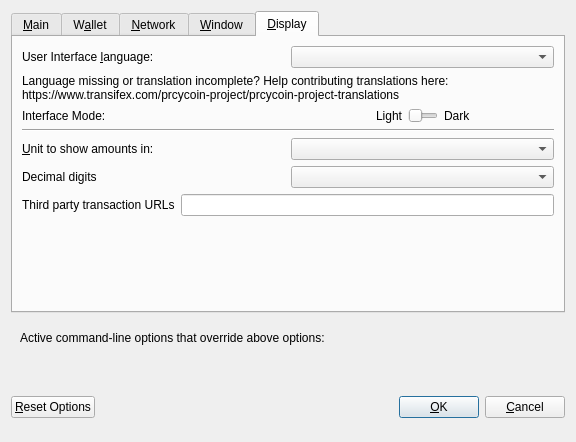
<?xml version="1.0" encoding="UTF-8"?>
<ui version="4.0">
 <class>OptionsDialog</class>
 <widget class="QDialog" name="OptionsDialog">
  <property name="geometry">
   <rect>
    <x>0</x>
    <y>0</y>
    <width>576</width>
    <height>442</height>
   </rect>
  </property>
  <property name="windowTitle">
   <string>Options</string>
  </property>
  <property name="modal">
   <bool>true</bool>
  </property>
  <layout class="QVBoxLayout" name="verticalLayout">
   <item>
    <widget class="QTabWidget" name="tabWidget">
     <property name="currentIndex">
      <number>4</number>
     </property>
     <widget class="QWidget" name="tabMain">
      <attribute name="title">
       <string>&amp;Main</string>
      </attribute>
      <layout class="QVBoxLayout" name="verticalLayout_Main">
       <item>
        <widget class="QCheckBox" name="bitcoinAtStartup">
         <property name="toolTip">
          <string>Automatically start PRCY after logging in to the system.</string>
         </property>
         <property name="text">
          <string>&amp;Start PRCY on system login</string>
         </property>
        </widget>
       </item>
       <item>
        <layout class="QHBoxLayout" name="horizontalLayout_2_Main">
         <item>
          <widget class="QLabel" name="databaseCacheLabel">
           <property name="text">
            <string>Size of &amp;database cache</string>
           </property>
           <property name="textFormat">
            <enum>Qt::PlainText</enum>
           </property>
           <property name="buddy">
            <cstring>databaseCache</cstring>
           </property>
          </widget>
         </item>
         <item>
          <widget class="QSpinBox" name="databaseCache"/>
         </item>
         <item>
          <widget class="QLabel" name="databaseCacheUnitLabel">
           <property name="text">
            <string>MB</string>
           </property>
           <property name="textFormat">
            <enum>Qt::PlainText</enum>
           </property>
          </widget>
         </item>
         <item>
          <spacer name="horizontalSpacer_2_Main">
           <property name="orientation">
            <enum>Qt::Horizontal</enum>
           </property>
           <property name="sizeHint" stdset="0">
            <size>
             <width>40</width>
             <height>20</height>
            </size>
           </property>
          </spacer>
         </item>
        </layout>
       </item>
       <item>
        <layout class="QHBoxLayout" name="horizontalLayout_3_Main">
         <item>
          <widget class="QLabel" name="threadsScriptVerifLabel">
           <property name="text">
            <string>Number of script &amp;verification threads</string>
           </property>
           <property name="textFormat">
            <enum>Qt::PlainText</enum>
           </property>
           <property name="buddy">
            <cstring>threadsScriptVerif</cstring>
           </property>
          </widget>
         </item>
         <item>
          <widget class="QSpinBox" name="threadsScriptVerif">
           <property name="toolTip">
            <string>(0 = auto, &lt;0 = leave that many cores free)</string>
           </property>
          </widget>
         </item>
         <item>
          <spacer name="horizontalSpacer_3_Main">
           <property name="orientation">
            <enum>Qt::Horizontal</enum>
           </property>
           <property name="sizeHint" stdset="0">
            <size>
             <width>40</width>
             <height>20</height>
            </size>
           </property>
          </spacer>
         </item>
        </layout>
       </item>
       <item>
        <spacer name="verticalSpacer_2">
         <property name="orientation">
          <enum>Qt::Vertical</enum>
         </property>
         <property name="sizeHint" stdset="0">
          <size>
           <width>20</width>
           <height>40</height>
          </size>
         </property>
        </spacer>
       </item>
      </layout>
     </widget>
     <widget class="QWidget" name="tabWallet">
      <attribute name="title">
       <string>W&amp;allet</string>
      </attribute>
      <layout class="QVBoxLayout" name="verticalLayout_Wallet">
       <item>
        <widget class="QGroupBox" name="groupBox">
         <property name="title">
          <string>Expert</string>
         </property>
         <layout class="QVBoxLayout" name="verticalLayout_2">
          <item>
           <widget class="QCheckBox" name="coinControlFeatures">
            <property name="toolTip">
             <string>Whether to show coin control features or not.</string>
            </property>
            <property name="text">
             <string>Enable coin &amp;control features</string>
            </property>
           </widget>
          </item>
          <item>
           <widget class="QCheckBox" name="showMasternodesTab">
            <property name="toolTip">
             <string>Show additional tab listing all your masternodes in first sub-tab&lt;br/&gt;and all masternodes on the network in second sub-tab.</string>
            </property>
            <property name="text">
             <string>Show Masternodes Tab</string>
            </property>
           </widget>
          </item>
          <item>
           <widget class="QCheckBox" name="spendZeroConfChange">
            <property name="toolTip">
             <string>If you disable the spending of unconfirmed change, the change from a transaction&lt;br/&gt;cannot be used until that transaction has at least one confirmation.&lt;br/&gt;This also affects how your balance is computed.</string>
            </property>
            <property name="text">
             <string>&amp;Spend unconfirmed change</string>
            </property>
           </widget>
          </item>
         </layout>
        </widget>
       </item>
       <item>
        <spacer name="verticalSpacer_Wallet">
         <property name="orientation">
          <enum>Qt::Vertical</enum>
         </property>
         <property name="sizeHint" stdset="0">
          <size>
           <width>20</width>
           <height>40</height>
          </size>
         </property>
        </spacer>
       </item>
      </layout>
     </widget>
     <widget class="QWidget" name="tabNetwork">
      <attribute name="title">
       <string>&amp;Network</string>
      </attribute>
      <layout class="QVBoxLayout" name="verticalLayout_Network">
       <item>
        <widget class="QCheckBox" name="mapPortUpnp">
         <property name="toolTip">
          <string>Automatically open the PRCY client port on the router. This only works when your router supports UPnP and it is enabled.</string>
         </property>
         <property name="text">
          <string>Map port using &amp;UPnP</string>
         </property>
        </widget>
       </item>
       <item>
        <widget class="QCheckBox" name="allowIncoming">
         <property name="toolTip">
          <string>Accept connections from outside</string>
         </property>
         <property name="text">
          <string>Allow incoming connections</string>
         </property>
        </widget>
       </item>
       <item>
        <widget class="QCheckBox" name="connectSocks">
         <property name="toolTip">
          <string>Connect to the PRCY network through a SOCKS5 proxy.</string>
         </property>
         <property name="text">
          <string>&amp;Connect through SOCKS5 proxy (default proxy):</string>
         </property>
        </widget>
       </item>
       <item>
        <layout class="QHBoxLayout" name="horizontalLayout_1_Network">
         <item>
          <widget class="QLabel" name="proxyIpLabel">
           <property name="text">
            <string>Proxy &amp;IP:</string>
           </property>
           <property name="textFormat">
            <enum>Qt::PlainText</enum>
           </property>
           <property name="buddy">
            <cstring>proxyIp</cstring>
           </property>
          </widget>
         </item>
         <item>
          <widget class="QValidatedLineEdit" name="proxyIp">
           <property name="minimumSize">
            <size>
             <width>140</width>
             <height>0</height>
            </size>
           </property>
           <property name="maximumSize">
            <size>
             <width>140</width>
             <height>16777215</height>
            </size>
           </property>
           <property name="toolTip">
            <string>IP address of the proxy (e.g. IPv4: 127.0.0.1 / IPv6: ::1)</string>
           </property>
          </widget>
         </item>
         <item>
          <widget class="QLabel" name="proxyPortLabel">
           <property name="text">
            <string>&amp;Port:</string>
           </property>
           <property name="textFormat">
            <enum>Qt::PlainText</enum>
           </property>
           <property name="buddy">
            <cstring>proxyPort</cstring>
           </property>
          </widget>
         </item>
         <item>
          <widget class="QLineEdit" name="proxyPort">
           <property name="minimumSize">
            <size>
             <width>55</width>
             <height>0</height>
            </size>
           </property>
           <property name="maximumSize">
            <size>
             <width>55</width>
             <height>16777215</height>
            </size>
           </property>
           <property name="toolTip">
            <string>Port of the proxy (e.g. 9050)</string>
           </property>
          </widget>
         </item>
         <item>
          <spacer name="horizontalSpacer_1_Network">
           <property name="orientation">
            <enum>Qt::Horizontal</enum>
           </property>
           <property name="sizeHint" stdset="0">
            <size>
             <width>40</width>
             <height>20</height>
            </size>
           </property>
          </spacer>
         </item>
        </layout>
       </item>
       <item>
        <spacer name="verticalSpacer_Network">
         <property name="orientation">
          <enum>Qt::Vertical</enum>
         </property>
         <property name="sizeHint" stdset="0">
          <size>
           <width>20</width>
           <height>40</height>
          </size>
         </property>
        </spacer>
       </item>
      </layout>
     </widget>
     <widget class="QWidget" name="tabWindow">
      <attribute name="title">
       <string>&amp;Window</string>
      </attribute>
      <layout class="QVBoxLayout" name="verticalLayout_Window">
       <item>
        <widget class="QCheckBox" name="minimizeToTray">
         <property name="toolTip">
          <string>Show only a tray icon after minimizing the window.</string>
         </property>
         <property name="text">
          <string>&amp;Minimize to the tray instead of the taskbar</string>
         </property>
        </widget>
       </item>
       <item>
        <widget class="QCheckBox" name="minimizeOnClose">
         <property name="toolTip">
          <string>Minimize instead of exit the application when the window is closed. When this option is enabled, the application will be closed only after selecting Quit in the menu.</string>
         </property>
         <property name="text">
          <string>M&amp;inimize on close</string>
         </property>
        </widget>
       </item>
       <item>
        <spacer name="verticalSpacer_Window">
         <property name="orientation">
          <enum>Qt::Vertical</enum>
         </property>
         <property name="sizeHint" stdset="0">
          <size>
           <width>20</width>
           <height>40</height>
          </size>
         </property>
        </spacer>
       </item>
      </layout>
     </widget>
     <widget class="QWidget" name="tabDisplay">
      <attribute name="title">
       <string>&amp;Display</string>
      </attribute>
      <layout class="QVBoxLayout" name="verticalLayout_Display">
       <item>
        <layout class="QHBoxLayout" name="horizontalLayout_1_Display">
         <item>
          <widget class="QLabel" name="langLabel">
           <property name="text">
            <string>User Interface &amp;language:</string>
           </property>
           <property name="textFormat">
            <enum>Qt::PlainText</enum>
           </property>
           <property name="buddy">
            <cstring>lang</cstring>
           </property>
          </widget>
         </item>
         <item>
          <widget class="QValueComboBox" name="lang">
           <property name="toolTip">
            <string>The user interface language can be set here. This setting will take effect after restarting PRCYcoin.</string>
           </property>
          </widget>
         </item>
        </layout>
       </item>
       <item>
        <widget class="QLabel" name="label_3">
         <property name="toolTip">
          <string notr="true"/>
         </property>
         <property name="statusTip">
          <string notr="true"/>
         </property>
         <property name="whatsThis">
          <string notr="true"/>
         </property>
         <property name="accessibleName">
          <string notr="true"/>
         </property>
         <property name="text">
          <string>Language missing or translation incomplete? Help contributing translations here:
https://www.transifex.com/prcycoin-project/prcycoin-project-translations</string>
         </property>
         <property name="wordWrap">
          <bool>true</bool>
         </property>
         <property name="openExternalLinks">
          <bool>true</bool>
         </property>
         <property name="textInteractionFlags">
          <set>Qt::TextBrowserInteraction</set>
         </property>
        </widget>
       </item>
       <item>
        <layout class="QHBoxLayout" name="horizontalLayout_4_Display" stretch="0,0">
         <item>
          <widget class="QLabel" name="themeLabel">
           <property name="text">
            <string>Interface Mode:</string>
           </property>
          </widget>
         </item>
         <item>
          <layout class="QHBoxLayout" name="horizontalLayout_2_InterfaceMode">
           <item>
            <widget class="QLabel" name="lightLabel">
             <property name="minimumSize">
              <size>
               <width>0</width>
               <height>0</height>
              </size>
             </property>
             <property name="maximumSize">
              <size>
               <width>16777215</width>
               <height>16777215</height>
              </size>
             </property>
             <property name="text">
              <string>Light</string>
             </property>
             <property name="alignment">
              <set>Qt::AlignRight|Qt::AlignTrailing|Qt::AlignVCenter</set>
             </property>
             <property name="margin">
              <number>5</number>
             </property>
            </widget>
           </item>
           <item>
            <widget class="QSlider" name="theme">
             <property name="sizePolicy">
              <sizepolicy hsizetype="Maximum" vsizetype="Fixed">
               <horstretch>0</horstretch>
               <verstretch>0</verstretch>
              </sizepolicy>
             </property>
             <property name="maximumSize">
              <size>
               <width>30</width>
               <height>16777215</height>
              </size>
             </property>
             <property name="maximum">
              <number>1</number>
             </property>
             <property name="singleStep">
              <number>1</number>
             </property>
             <property name="pageStep">
              <number>1</number>
             </property>
             <property name="value">
              <number>0</number>
             </property>
             <property name="tracking">
              <bool>false</bool>
             </property>
             <property name="orientation">
              <enum>Qt::Horizontal</enum>
             </property>
             <property name="invertedAppearance">
              <bool>false</bool>
             </property>
            </widget>
           </item>
           <item>
            <widget class="QLabel" name="darkLabel">
             <property name="minimumSize">
              <size>
               <width>0</width>
               <height>0</height>
              </size>
             </property>
             <property name="maximumSize">
              <size>
               <width>16777215</width>
               <height>16777215</height>
              </size>
             </property>
             <property name="text">
              <string>Dark</string>
             </property>
             <property name="alignment">
              <set>Qt::AlignLeading|Qt::AlignLeft|Qt::AlignVCenter</set>
             </property>
             <property name="margin">
              <number>5</number>
             </property>
            </widget>
           </item>
          </layout>
         </item>
        </layout>
       </item>
       <item>
        <widget class="Line" name="line">
         <property name="orientation">
          <enum>Qt::Horizontal</enum>
         </property>
        </widget>
       </item>
       <item>
        <layout class="QHBoxLayout" name="horizontalLayout_2_Display">
         <item>
          <widget class="QLabel" name="unitLabel">
           <property name="text">
            <string>&amp;Unit to show amounts in:</string>
           </property>
           <property name="textFormat">
            <enum>Qt::PlainText</enum>
           </property>
           <property name="buddy">
            <cstring>unit</cstring>
           </property>
          </widget>
         </item>
         <item>
          <widget class="QValueComboBox" name="unit">
           <property name="toolTip">
            <string>Choose the default subdivision unit to show in the interface and when sending coins.</string>
           </property>
          </widget>
         </item>
        </layout>
       </item>
       <item>
        <layout class="QHBoxLayout" name="horizontalLayout_5_Display">
         <item>
          <widget class="QLabel" name="digitsLabel">
           <property name="text">
            <string>Decimal digits</string>
           </property>
          </widget>
         </item>
         <item>
          <widget class="QValueComboBox" name="digits"/>
         </item>
        </layout>
       </item>
       <item>
        <layout class="QHBoxLayout" name="horizontalLayout_3_Display">
         <item>
          <widget class="QLabel" name="thirdPartyTxUrlsLabel">
           <property name="toolTip">
            <string>Third party URLs (e.g. a block explorer) that appear in the transactions tab as context menu items. %s in the URL is replaced by transaction hash. Multiple URLs are separated by vertical bar |.</string>
           </property>
           <property name="text">
            <string>Third party transaction URLs</string>
           </property>
           <property name="buddy">
            <cstring>thirdPartyTxUrls</cstring>
           </property>
          </widget>
         </item>
         <item>
          <widget class="QLineEdit" name="thirdPartyTxUrls">
           <property name="toolTip">
            <string>Third party URLs (e.g. a block explorer) that appear in the transactions tab as context menu items. %s in the URL is replaced by transaction hash. Multiple URLs are separated by vertical bar |.</string>
           </property>
          </widget>
         </item>
        </layout>
       </item>
       <item>
        <spacer name="verticalSpacer">
         <property name="orientation">
          <enum>Qt::Vertical</enum>
         </property>
         <property name="sizeHint" stdset="0">
          <size>
           <width>20</width>
           <height>40</height>
          </size>
         </property>
        </spacer>
       </item>
      </layout>
     </widget>
    </widget>
   </item>
   <item>
    <widget class="QFrame" name="frame">
     <layout class="QVBoxLayout" name="verticalLayout_Bottom">
      <item>
       <layout class="QHBoxLayout" name="horizontalLayout_Bottom">
        <item>
         <widget class="QLabel" name="overriddenByCommandLineInfoLabel">
          <property name="text">
           <string>Active command-line options that override above options:</string>
          </property>
          <property name="textFormat">
           <enum>Qt::PlainText</enum>
          </property>
         </widget>
        </item>
        <item>
         <spacer name="horizontalSpacer_Bottom">
          <property name="orientation">
           <enum>Qt::Horizontal</enum>
          </property>
          <property name="sizeHint" stdset="0">
           <size>
            <width>40</width>
            <height>20</height>
           </size>
          </property>
         </spacer>
        </item>
       </layout>
      </item>
      <item>
       <widget class="QLabel" name="overriddenByCommandLineLabel">
        <property name="text">
         <string/>
        </property>
        <property name="textFormat">
         <enum>Qt::PlainText</enum>
        </property>
        <property name="wordWrap">
         <bool>true</bool>
        </property>
       </widget>
      </item>
     </layout>
    </widget>
   </item>
   <item>
    <layout class="QHBoxLayout" name="horizontalLayout_Buttons">
     <item>
      <widget class="QPushButton" name="resetButton">
       <property name="toolTip">
        <string>Reset all client options to default.</string>
       </property>
       <property name="text">
        <string>&amp;Reset Options</string>
       </property>
       <property name="autoDefault">
        <bool>false</bool>
       </property>
      </widget>
     </item>
     <item>
      <spacer name="horizontalSpacer_1">
       <property name="orientation">
        <enum>Qt::Horizontal</enum>
       </property>
       <property name="sizeHint" stdset="0">
        <size>
         <width>40</width>
         <height>48</height>
        </size>
       </property>
      </spacer>
     </item>
     <item>
      <widget class="QLabel" name="statusLabel">
       <property name="minimumSize">
        <size>
         <width>200</width>
         <height>0</height>
        </size>
       </property>
       <property name="font">
        <font>
         <weight>75</weight>
         <bold>true</bold>
        </font>
       </property>
       <property name="text">
        <string/>
       </property>
       <property name="textFormat">
        <enum>Qt::PlainText</enum>
       </property>
       <property name="wordWrap">
        <bool>true</bool>
       </property>
      </widget>
     </item>
     <item>
      <spacer name="horizontalSpacer_2">
       <property name="orientation">
        <enum>Qt::Horizontal</enum>
       </property>
       <property name="sizeHint" stdset="0">
        <size>
         <width>40</width>
         <height>48</height>
        </size>
       </property>
      </spacer>
     </item>
     <item>
      <widget class="QPushButton" name="okButton">
       <property name="text">
        <string>&amp;OK</string>
       </property>
       <property name="autoDefault">
        <bool>false</bool>
       </property>
       <property name="default">
        <bool>true</bool>
       </property>
      </widget>
     </item>
     <item>
      <widget class="QPushButton" name="cancelButton">
       <property name="text">
        <string>&amp;Cancel</string>
       </property>
       <property name="autoDefault">
        <bool>false</bool>
       </property>
      </widget>
     </item>
    </layout>
   </item>
  </layout>
 </widget>
 <customwidgets>
  <customwidget>
   <class>QValidatedLineEdit</class>
   <extends>QLineEdit</extends>
   <header>qvalidatedlineedit.h</header>
  </customwidget>
  <customwidget>
   <class>QValueComboBox</class>
   <extends>QComboBox</extends>
   <header>qvaluecombobox.h</header>
  </customwidget>
 </customwidgets>
 <resources/>
 <connections/>
</ui>
